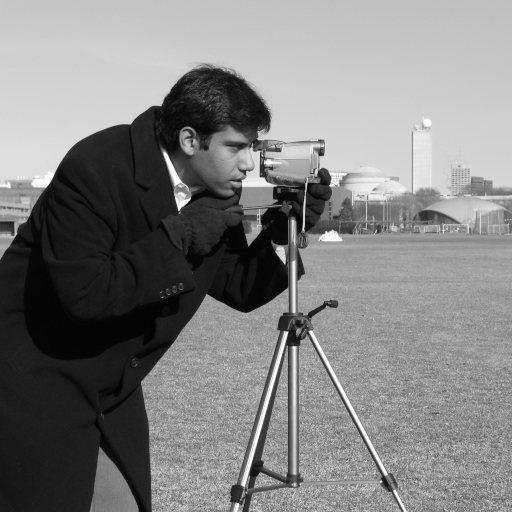
#> input picture lab3/images/cameraman.tif, 512 x 512 px
$ jupyter execute 'Lab3 copy.ipynb'
#> lines starting #> are read from the running program, lines starting #| are printed output that depends on the picture
# Task 1:

[cell 1]
import cv2
import numpy as np
import matplotlib.pyplot as plt

img = cv2.imread("images/cameraman.tif", cv2.IMREAD_GRAYSCALE)
#> img is the input picture: shape (512, 512); min 0, max 255, mean 129.1

if img is None:
    raise FileNotFoundError("Image could not be loaded.")

[cell 2]
height, width = img.shape
#> height = 512; width = 512

resized = cv2.resize(
    img,
    (width * 2, height * 2),
    interpolation=cv2.INTER_LINEAR
)

plt.imshow(resized, cmap="gray", vmin=0, vmax=255)
plt.title("2x Enlarged Image")
plt.axis("off")
plt.show()

[cell 3]
height, width = img.shape

center = (width / 2, height / 2)
#> center = (256, 256)

rotation_matrix = cv2.getRotationMatrix2D(
    center,
    120,
    1.0
)

rotated = cv2.warpAffine(
    img,
    rotation_matrix,
    (width, height)
)
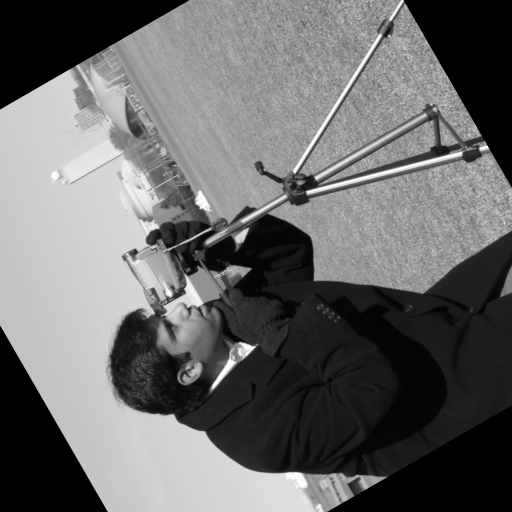
#> rotated: shape (512, 512); min 0, max 255, mean 106

plt.imshow(rotated, cmap="gray", vmin=0, vmax=255)
plt.title("Rotated 120 Degrees")
plt.axis("off")
plt.show()

[cell 4]
height, width = img.shape

shear_factor = 0.5

shear_matrix = np.float32([
    [1, shear_factor, 0],
    [0, 1, 0]
])

sheared = cv2.warpAffine(
    img,
    shear_matrix,
    (int(width + shear_factor * height), height)
)
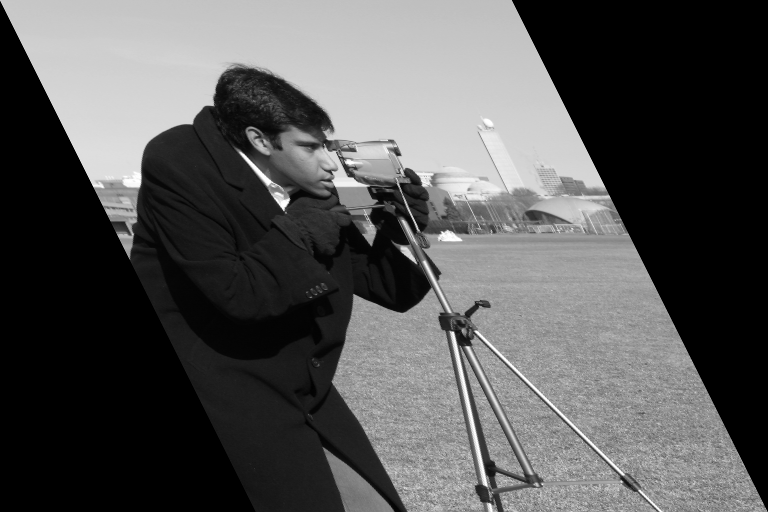
#> sheared: shape (512, 768); min 0, max 255, mean 86.1

plt.imshow(sheared, cmap="gray", vmin=0, vmax=255)
plt.title("Sheared Image")
plt.axis("off")
plt.show()

# Task 2:

[cell 5]
negative = 255 - img
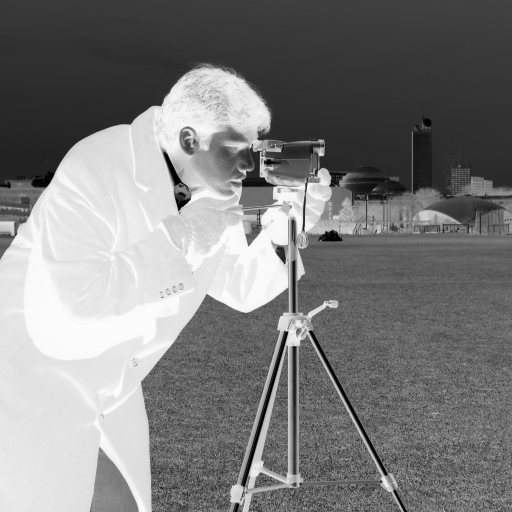
#> negative: shape (512, 512); min 0, max 255, mean 125.9

plt.imshow(negative, cmap="gray", vmin=0, vmax=255)
plt.title("Negative Image")
plt.axis("off")
plt.show()

[cell 6]
c = 255 / np.log(256)

log_image = c * np.log(1 + img.astype(np.float32))
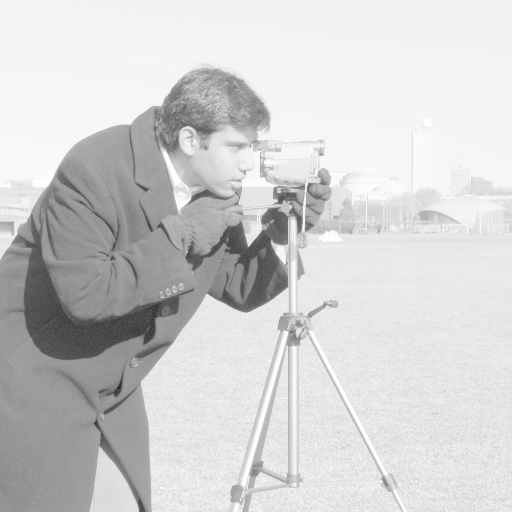
#> log_image: shape (512, 512) float32; min 0, max 255, mean 208.7
log_image = np.uint8(log_image)

plt.imshow(log_image, cmap="gray", vmin=0, vmax=255)
plt.title("Log Transformation")
plt.axis("off")
plt.show()

[cell 7]
gamma = 0.5

normalized = img / 255.0

power_image = np.power(normalized, gamma)
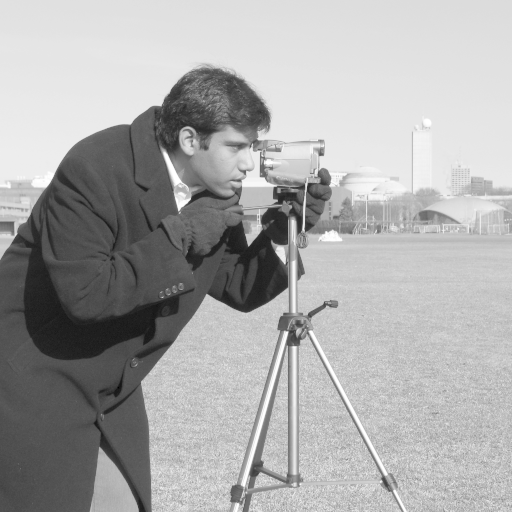
#> power_image: shape (512, 512) float64; min 0, max 1, mean 0.666

power_image = np.uint8(power_image * 255)

plt.imshow(power_image, cmap="gray", vmin=0, vmax=255)
plt.title("Power-Law Transformation (Gamma = 0.5)")
plt.axis("off")
plt.show()
